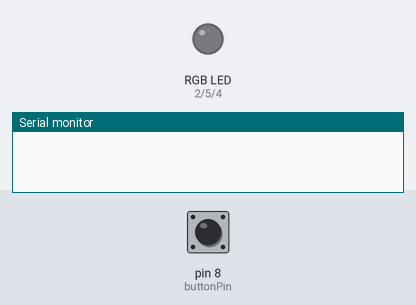
A sketch run on a simulated Arduino Uno, built with avr-gcc and run on an emulated ATmega328P. Shown: an RGB LED mixed from three pins (HIGH = lit), the last lines printed to the serial monitor. Inputs (shaded band) come from the test bench; at power-on: pin 8 (buttonPin) LOW.

Above: at 1.2 s.
1.3 s: pin 8 (buttonPin) pulled HIGH for 0.15 s
At 2.1 s:
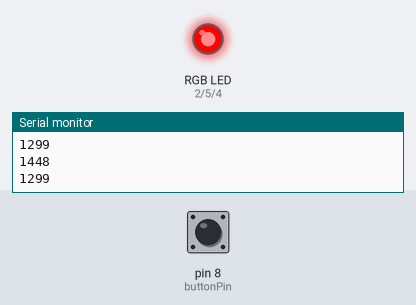
3.7 s: pin 8 (buttonPin) pulled HIGH for 1 s
At 5.1 s:
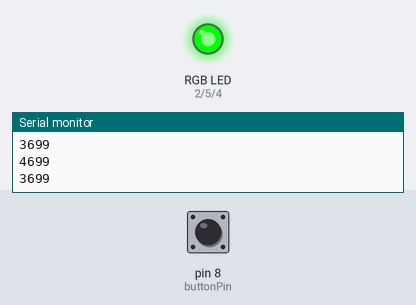
6.7 s: pin 8 (buttonPin) pulled HIGH for 3.2 s
At 11.1 s:
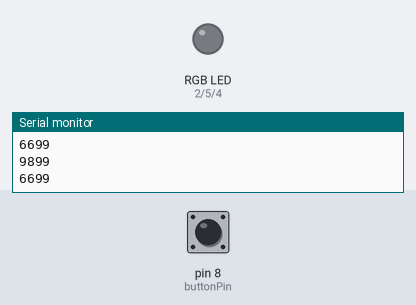
Timing chart, 0 to 12.6 s (numbered marks = the images above; inputs shaded):
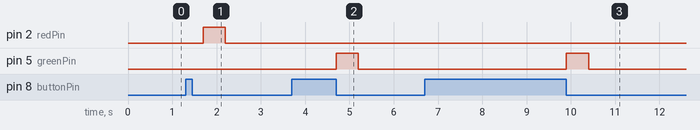

Measured:
- after the input at 1.3 s, pin 2 (redPin): LOW → HIGH after 0.40 s, → LOW 0.50 s later
- after the input at 3.7 s, pin 5 (greenPin): LOW → HIGH after 1.0 s, → LOW 0.50 s later
- after the input at 6.7 s, pin 5 (greenPin): LOW → HIGH after 3.2 s, → LOW 0.50 s later

The sketch:

RGB_assignment.ino
```cpp
int buttonPin = 8;
int redPin = 2;
int greenPin = 5;
int bluePin = 4;

unsigned long pressStart = 0;
unsigned long pressDuration = 0;
unsigned long lastPressTime = 0;
bool buttonPressed = false;
int pressCount = 0;

void setup() {
  pinMode(buttonPin, INPUT);  // Using external pull-down resistor
  pinMode(redPin, OUTPUT);
  pinMode(greenPin, OUTPUT);
  pinMode(bluePin, OUTPUT);
  Serial.begin(9600);
}

void loop() {
  static bool lastButtonState = LOW;
  bool currentButtonState = digitalRead(buttonPin);
  unsigned long currentTime = millis();

  // Detect button press (LOW → HIGH)
  if (lastButtonState == LOW && currentButtonState == HIGH) {
    pressStart = currentTime;
    Serial.println(pressStart);
    buttonPressed = true;
  }

  // Detect button release (HIGH → LOW)
  if (lastButtonState == HIGH && currentButtonState == LOW) {
    Serial.println(currentTime);
    Serial.println(pressStart);
    pressDuration = currentTime - pressStart;
    buttonPressed = false;

    if (pressDuration > 500) {
      // Long press → GREEN
      setColor(0, 255, 0);
      delay(500);
      clearColor();
    } else {
      // Short press (maybe part of double press)
      pressCount++;
      lastPressTime = currentTime;
    }
  }

  // If one short press and no second press after 250 ms → RED
  if (pressCount == 1 && (currentTime - lastPressTime > 250)) {
    setColor(255, 0, 0);  // Red
    delay(500);
    clearColor();
    pressCount = 0;
  }

  // If two quick short presses → BLUE
  if (pressCount == 2) {
    setColor(0, 0, 255);  // Blue
    delay(500);
    clearColor();
    pressCount = 0;
  }

  lastButtonState = currentButtonState;
}

void setColor(int r, int g, int b) {
  analogWrite(redPin, r);
  analogWrite(greenPin, g);
  analogWrite(bluePin, b);
}

void clearColor() {
  analogWrite(redPin, 0);
  analogWrite(greenPin, 0);
  analogWrite(bluePin, 0);
}
```
